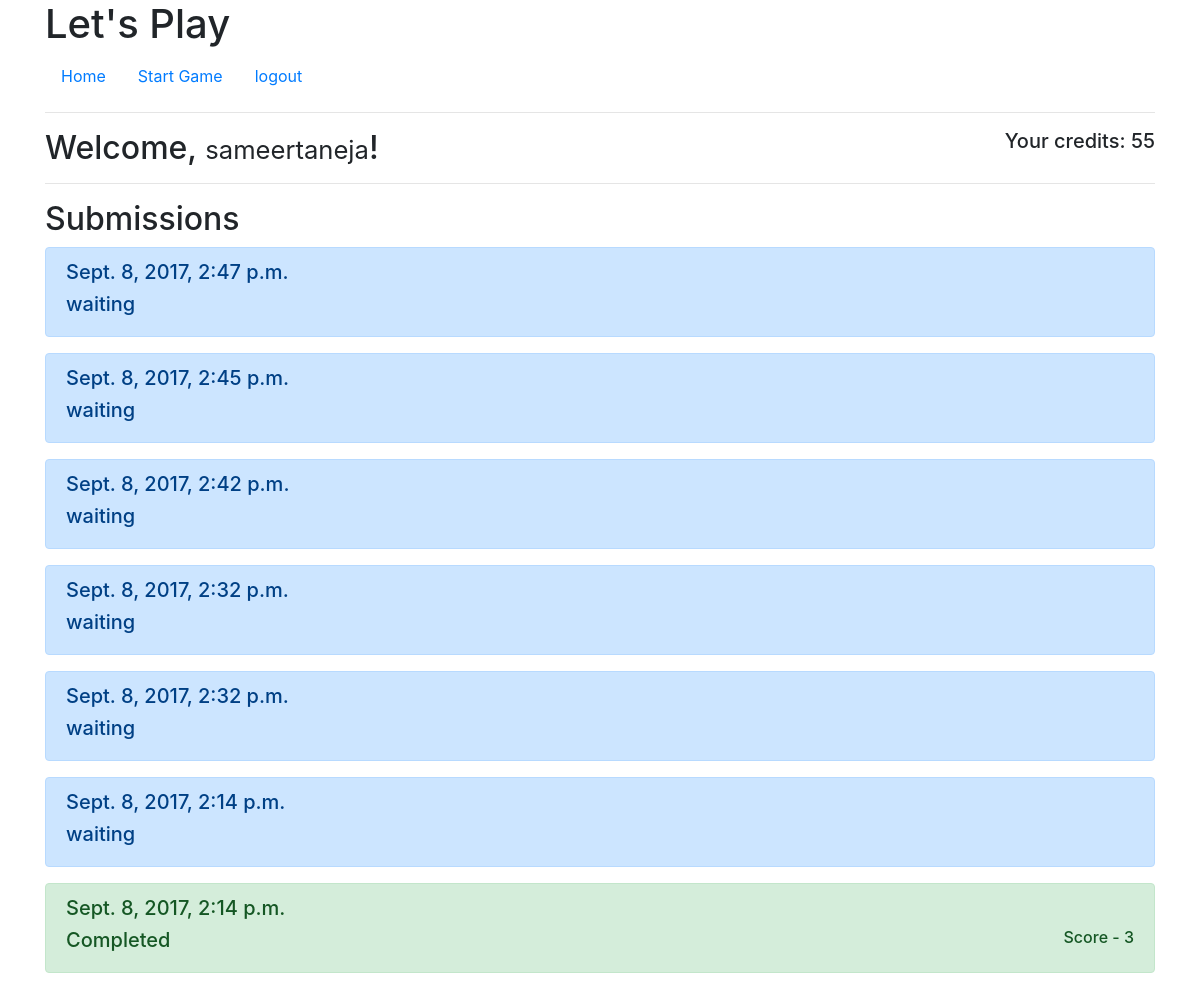
The app's page / (signed in, upper part), older data.
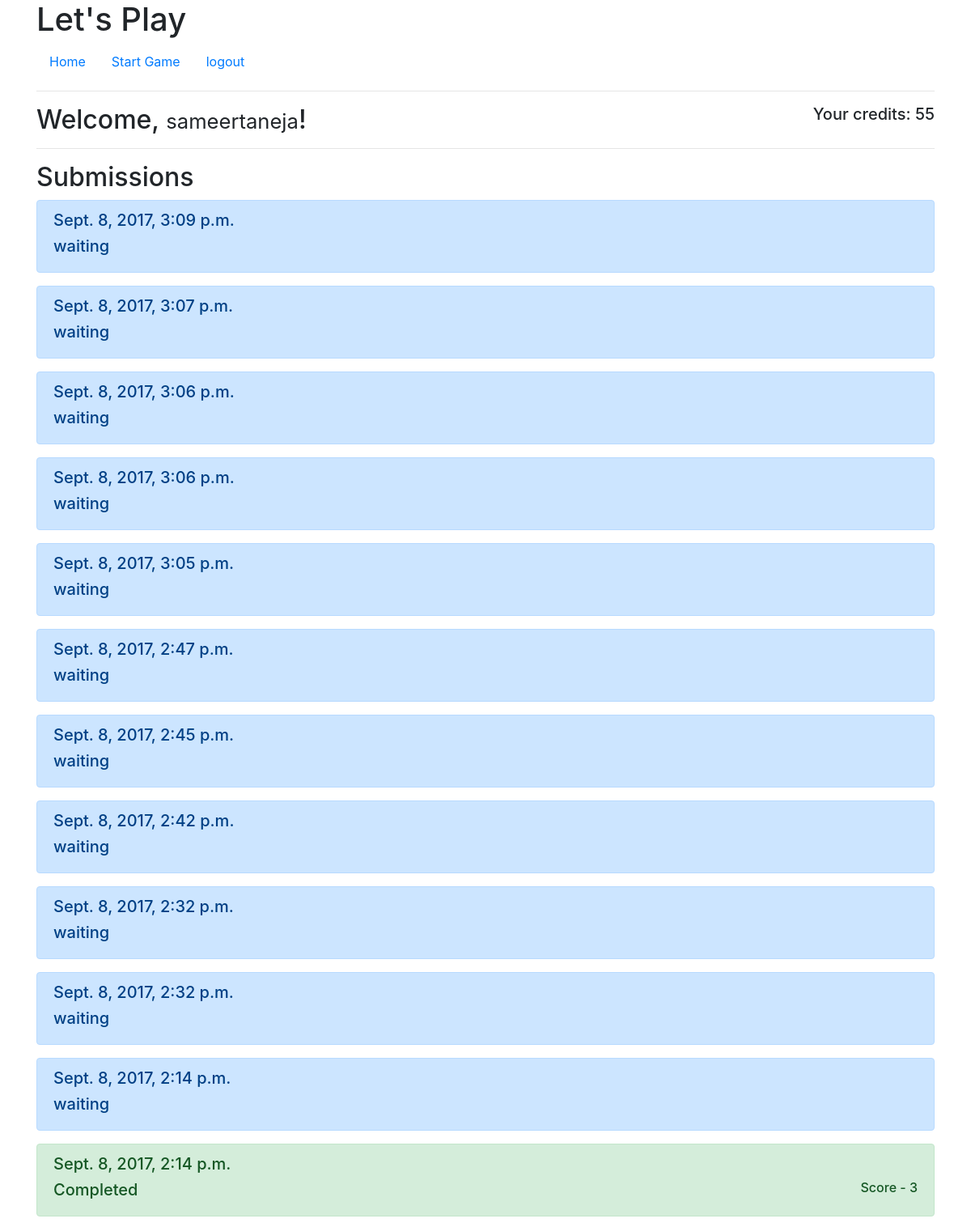
The same page, newer data.
### accounts/models.py (models this page shows, shortened)
class Profile(models.Model):
    user = models.OneToOneField(User, on_delete=models.CASCADE)
    coins = models.IntegerField(default=0)

### game/models.py (models this page shows, shortened)
class Submission(models.Model):
	username = models.CharField(max_length=250)
	que1 = models.IntegerField(default=1)
	que2 = models.IntegerField(default=1)
	que3 = models.IntegerField(default=1)
	que4 = models.IntegerField(default=1)
	que5 = models.IntegerField(default=1)
	ans1 = models.IntegerField(default=1)
	ans2 = models.IntegerField(default=1)
	ans3 = models.IntegerField(default=1)
	ans4 = models.IntegerField(default=1)
	ans5 = models.IntegerField(default=1)
	time1 = models.TimeField(default='00:00')
	time2 = models.TimeField(default='00:00')
	time3 = models.TimeField(default='00:00')
	time4 = models.TimeField(default='00:00')
	time5 = models.TimeField(default='00:00')
	state = models.IntegerField(default=0)
	conn = models.IntegerField(default=0)
	conn_at = models.DateTimeField(default=timezone.now,auto_now=False,auto_now_add=False)
	created_at = models.DateTimeField(default=timezone.now)
	score = models.IntegerField(default=0)
	peers = models.IntegerField(default=0)
	Sub = models.IntegerField(default=0)

### game/views.py (the view)
# urls.py: url(r'^$', home, name='home'),
@login_required
def home(request):
	user=request.user.username
	obj=Submission.objects.filter(username=user).order_by('-created_at')
	return render(request, 'home.html',{'Tasks':obj})

### accounts/templates/home.html
{% extends 'base.html' %}
{% block content %}
  <h5 class="float-right" >Your credits: {{ user.profile.coins }}</h5>
  <h2>Welcome,  <small>{{ user.username }}</small>!</h2>
  <hr>
  <h2> Submissions </h2>
  {% for i in Tasks %}
  {% if i.state > 1 %}
  <div class="alert alert-success" role="alert">
  <h5>{{ i.created_at }}</h5><h6 class="float-right">Score - {{ i.score }}</h6>
  <h5>Completed </h5>
  </div>
  {% else %}
  <div class="alert alert-primary" role="alert">
  <h5>{{ i.created_at }}</h5>
  <h5> waiting </h5>
  </div>
  {% endif %}
  {% endfor %}
{% endblock %}

### accounts/templates/base.html (shortened to what this page needs)
{% load static %}
<!DOCTYPE html>
<html lang="en">
  <head>
    <link rel="stylesheet" href="https://maxcdn.bootstrapcdn.com/bootstrap/4.0.0-beta/css/bootstrap.min.css">
  </head>
  <body>
  <div class="container">
    <header>
      <h1>Let's Play</h1>
      {% if user.is_authenticated %}
        <ul class="nav ">
          <li class="nav-item">
            <a class="nav-link" href="{% url 'home' %}">Home</a>
          </li>
          <li class="nav-item">
            <a class="nav-link" href="{% url 'game' %}">Start Game </a>
          </li>
          <li class="nav-item">
            <a class="nav-link" href="{% url 'logout' %}">logout</a>
          </li>
        </ul>
      {% endif %}
      <hr>
    </header>
    <main>
      {% block content %}
      {% endblock %}
    </main>
    </div>
  </body>
</html>

Row changes from the older to the newer data that the page shows:
added Submission: created_at "Sept. 8, 2017, 3:09 p.m."
added Submission: created_at "Sept. 8, 2017, 3:07 p.m."
added Submission: created_at "Sept. 8, 2017, 3:06 p.m."
added Submission: created_at "Sept. 8, 2017, 3:06 p.m."
added Submission: created_at "Sept. 8, 2017, 3:05 p.m."
